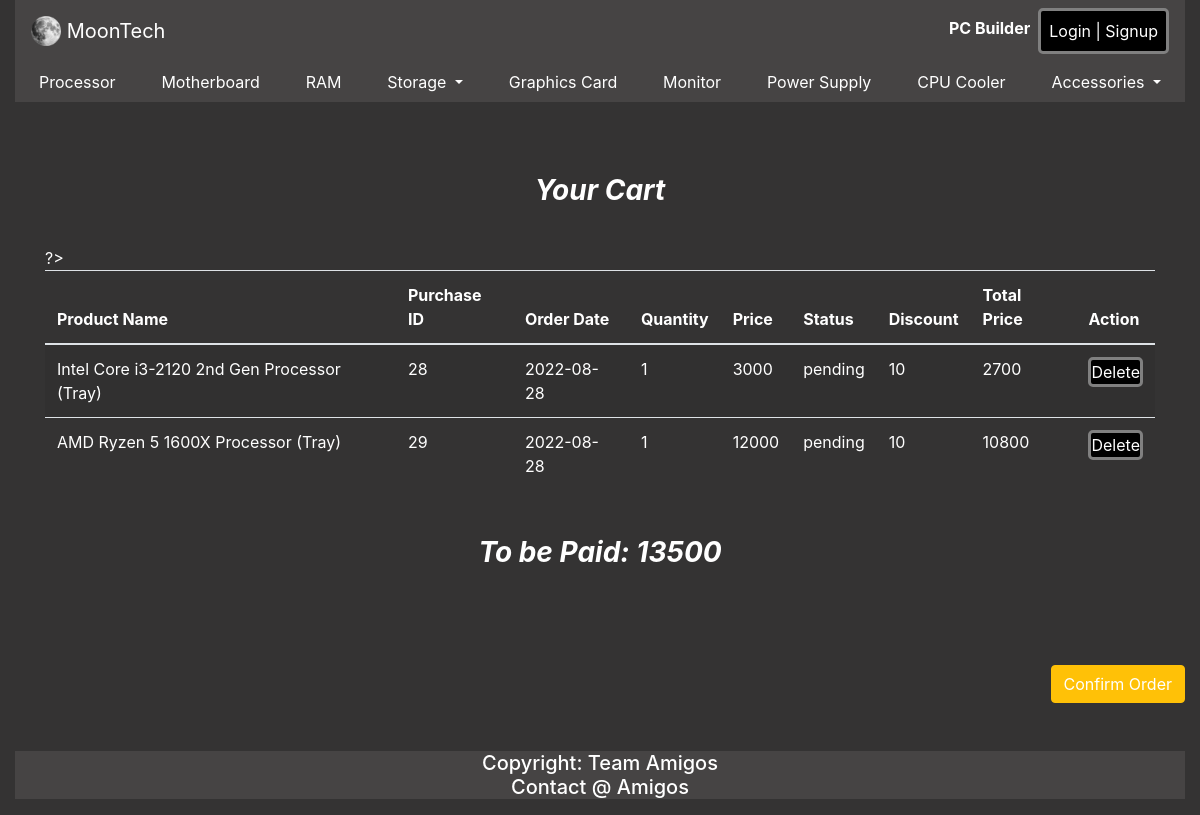
The app's page /cart.php with its own data.
### tables this page shows
CREATE TABLE `pending_cart` (
  `prod_name` varchar(50) DEFAULT NULL,
  `purchaseid` int(11) NOT NULL,
  `o_date` date DEFAULT NULL,
  `quant` int(10) DEFAULT NULL,
  `price` int(10) DEFAULT NULL,
  `statusf` varchar(50) DEFAULT NULL,
  `discount` int(11) DEFAULT NULL,
  `total` int(15) DEFAULT NULL
);

### cart.php (the view, shortened to what this page needs)
<!DOCTYPE html>
<html lang="en">
<head>
    <link rel="stylesheet" href="css/bootstrap.min.css">
    <link rel="stylesheet" href="css/style.css">
</head>
<body>
<div class="container">
<nav class="navbar navbar-expand-lg navbar-light justify-content-between">
  <a class="navbar-brand" href="#"><img src="images/moon.png" width="30" height="30" class="d-inline-block align-top" alt="">   MoonTech</a>
  <div class="collapse navbar-collapse" id="nav1">
    <ul class="navbar-nav ml-auto mt-2 mt-lg-0">
      <li class="nav-item">
      <a class="nav-link pbuil" href="pcbuilder.php">PC Builder</a>
      </li>
      <?php if (isset($_SESSION['admin_name']) && !empty($_SESSION['admin_name'])){?>
		<li class="nav-item">
        <button class="btn-primary cart"><a class="nav-link" href="cus_cart.php">Top Customers</a></button>
      </li>
		<li class="nav-item">
        <button class="btn-primary cart"><a class="nav-link" href="toprods.php">Top Sellings</a></button>
      </li>
        <li class="nav-item">
        <button class="btn-primary cart"><a class="nav-link" href="show.php">Customer's Info</a></button>
      </li>
        <li class="nav-item">
        <button class="btn-primary cc"><a class="nav-link" href="#"> <span><?php echo $_SESSION['admin_name'] ?></span></a></button>
      </li>
      <li class="nav-item" id="logoutt">
        <button class="btn-primary cc"><a class="nav-link" href="logout.php">Logout</a></button>
      </li>
      <?php } else{ ?>
      <li class="nav-item" id="loginn">
        <button class="btn-primary cc"><a class="nav-link" href="login.php">Login | Signup</a></button>
      </li>
      <?php } ?>
    </ul>
  </div>
</nav>
<nav class="navbar navbar-expand-lg navbar-light">
  <div class="collapse navbar-collapse" id="navbarTogglerDemo04">
    <ul class="navbar-nav mr-auto mt-2 mt-lg-0 nav2">
      <li class="nav-item">
        <a class="nav-link" href="processor.php">Processor</a>
      </li>
      <li class="nav-item">
        <a class="nav-link" href="motherboard.php">Motherboard</a>
      </li>
      <li class="nav-item">
        <a class="nav-link" href="ram.php">RAM</a>
      </li>
      <li class="nav-item dropdown">
        <a class="nav-link dropdown-toggle" href="#" id="navbarDropdownMenuLink" data-toggle="dropdown" aria-haspopup="true" aria-expanded="false">
          Storage
        </a>
      </li>
      <li class="nav-item">
        <a class="nav-link" href="gpu.php">Graphics Card</a>
      </li>
      <li class="nav-item">
        <a class="nav-link" href="monitor.php">Monitor</a>
      </li>
      <li class="nav-item">
        <a class="nav-link" href="powerSupply.php">Power Supply</a>
      </li>
      <li class="nav-item">
        <a class="nav-link" href="#">CPU Cooler</a>
      </li>
      <li class="nav-item dropdown">
        <a class="nav-link dropdown-toggle" href="#" id="navbarDropdownMenuLink" data-toggle="dropdown" aria-haspopup="true" aria-expanded="false">
          Accessories
        </a>
      </li>
    </ul>
  </div>
</nav>
<?php
$servername = "localhost";
$username = "root";
$password = "";
$database = "moontech";
$conn = mysqli_connect($servername, $username, $password, $database);
?>
<br><br><br>
<h3 class="text-center"><b><i>Your Cart</i></b></h3>
<div class="container" style="border-radius: 30px; padding: 30px;">
  <table id="example" class="table table-striped" style="width:100%">
    <thead>
        <tr>
            <th>Product Name</th>
            <th>Purchase ID</th>
            <th>Order Date</th>
            <th>Quantity</th>
            <th>Price</th>
            <th>Status</th>
            <th>Discount</th>
            <th>Total Price</th>
            <th>Action</th>
        </tr>
    </thead>
    <tbody>
            <?php
            $sql = "SELECT * FROM `pending_cart` WHERE statusf='pending'";
            $result = mysqli_query($conn, $sql);
            $tp = 0;
            if ($result->num_rows > 0) {
              while ($row = $result-> fetch_assoc()){
                $tp = intval($tp) + intval($row["total"]);
                $qq="DELETE FROM pending_cart WHERE purchaseid={$row['purchaseid']}";?>
                <tr>
                    <td><?php echo $row["prod_name"]; ?></td>
                    <td><?php echo $row["purchaseid"]; ?></td>
                    <td><?php echo $row["o_date"]; ?></td>
                    <td><?php echo $row["quant"]; ?></td>
                    <td><?php echo  $row["price"]; ?></td>
                    <td><?php echo  $row["statusf"]; ?></td>
                    <td><?php echo  $row["discount"]; ?></td>
                    <td><?php echo  $row["total"]; ?></td>
                    <td>
                        <a href="oncl.php?delete=<?php echo $row['purchaseid'];?>" class="btn btn-primary btn-danger">Delete</a>
                    </td>
                </tr><?php }} ?>
    </tbody>
</table>
</div>
<h3 class="text-center"><b><i>To be Paid: <?php echo $tp ?></i></b></h3>
<br><br><br>
<form method="post">
<h5 style="text-align:right;"><button type="submit" class="btn btn-warning my-3">Confirm Order </button>
        </form>
<footer>
  <p>Copyright: Team Amigos<br>
  <a href="mailto:emam.hasan@g.bracu.ac.bd">Contact @ Amigos</a></p>
</footer>
</div>
</body>
</html>

### css/style.css (style rules this page uses)
* { color:rgb(255, 255, 255)!important; }
body { background-color:rgb(52, 51, 51)!important; }
.container { max-width: 80rem; margin: auto; color: white; }
.navbar { margin-bottom: 0; padding-bottom: 0; background-color:rgba(109, 108, 108, 0.308)!important; }
.nav2 { width: 100%; padding: 0; justify-content: space-between; }
.btn-primary { border-radius:5px; background-color:black!important; border: 3px solid gray!important; padding: 0; }
.cc .nav-link { color:white!important; padding-left: 1rem; padding-right: 1rem; }
.pbuil { font-weight: bold; }
footer { background-color:rgba(109, 108, 108, 0.308)!important; width: 100%; justify-content: center; margin-top: 2rem; }
footer p { text-align: center; justify-content:center; }

### records on screen
pending_cart: prod_name "Intel Core i3-2120 2nd Gen Processor (Tray)", purchaseid "28", o_date "2022-08-28", quant "1", price "3000", statusf "pending", discount "10", total "2700"
pending_cart: prod_name "AMD Ryzen 5 1600X Processor (Tray)", purchaseid "29", o_date "2022-08-28", quant "1", price "12000", statusf "pending", discount "10", total "10800"

### other values on screen
$tp "13500"
